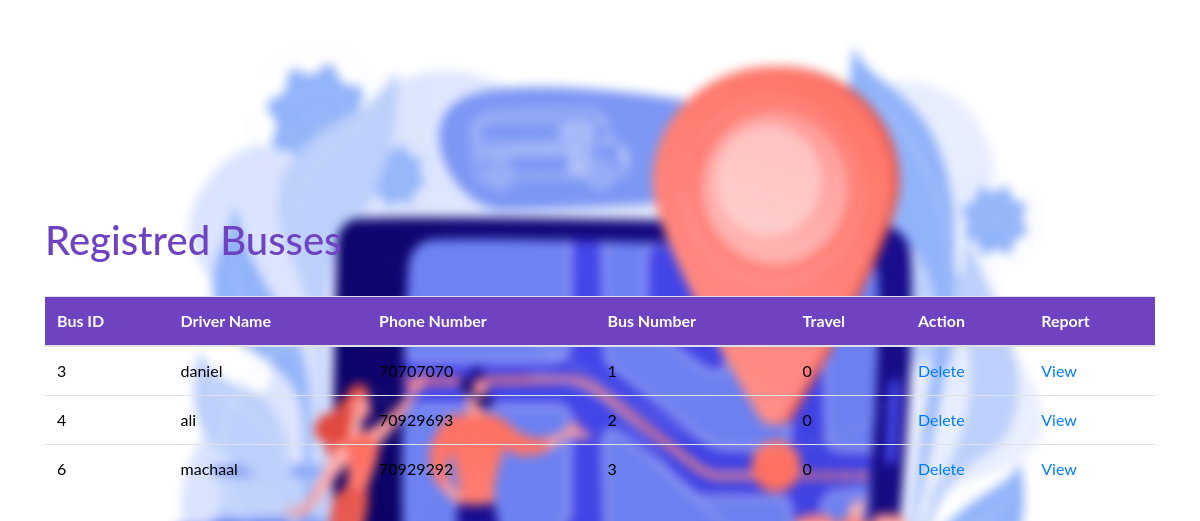
The page /viewBusses.php on the database its author committed.
### tables this page shows
CREATE TABLE `bus` (
  `bus_id` int(11) NOT NULL,
  `driver_uname` varchar(255) NOT NULL,
  `driver_psw` varchar(255) NOT NULL,
  `bus_number` int(22) NOT NULL,
  `driver_name` text NOT NULL,
  `driver_phone` varchar(255) NOT NULL,
  `bus_travel` tinyint(1) NOT NULL
);

### viewBusses.php (the view, shortened to what this page needs)
<!DOCTYPE html>
<html lang="en">
<head>
    <link rel="stylesheet" href="https://maxcdn.bootstrapcdn.com/bootstrap/4.5.2/css/bootstrap.min.css">
</head>
<body>
    <?php
    require_once './connection.php';
    $query = "SELECT * FROM bus";
    $result = mysqli_query($db_con, $query);
    $nbrows = mysqli_num_rows($result);
    ?>
    <div class="container">
        <br>
        <h1>Registred Busses</h1>
        <br>
        <table class="table table-hover">
            <thead>
                <tr>
                    <th>Bus ID</th>
                    <th>Driver Name</th>
                    <th>Phone Number</th>
                    <th>Bus Number</th>
                    <th>Travel</th>
                    <th>Action</th>
                    <th>Report</th>
                </tr>
            </thead>
            <?php
                for ($i = 0; $i < $nbrows; $i++) {
                    $row = mysqli_fetch_assoc($result);
                    $id = $row['bus_id'];
                    $id2=$row['bus_number'];
                    echo "<tr>";
                    echo "<td>" . $row['bus_id'] . "</td>";
                    echo "<td>" . $row['driver_uname'] . "</td>";
                    echo "<td>" . $row['driver_phone'] . "</td>";
                    echo "<td>" . $row['bus_number'] . "</td>";
                    echo "<td>" . $row['bus_travel'] . "</td>";
                    echo "<td><a href='deleteBusses_db.php?id=$id'>Delete</a></td>";
                    echo "<td><a href='report.php?id2=$id2'>View</a></td>";
                    echo "</tr>";
                }
            ?>
        </table>
    </div>
</body>
</html>

### viewBusses.php (style rules this page uses)
body { font-family: 'Lato', sans-serif; background: url("Back/bg1blurred.jpg"); background-repeat: no-repeat; background-size: 1000px 700px; padding: 16% 0; background-position: center; }
h1 { color: #6F42C2; }
thead { background-color: #6F42C2; }
th { color: white; }
td { color: black; }

### rows shown on the page
bus: bus_id "3", driver_uname "daniel", driver_phone "70707070", bus_number "1", bus_travel "0"
bus: bus_id "4", driver_uname "ali", driver_phone "70929693", bus_number "2", bus_travel "0"
bus: bus_id "6", driver_uname "machaal", driver_phone "70929292", bus_number "3", bus_travel "0"
